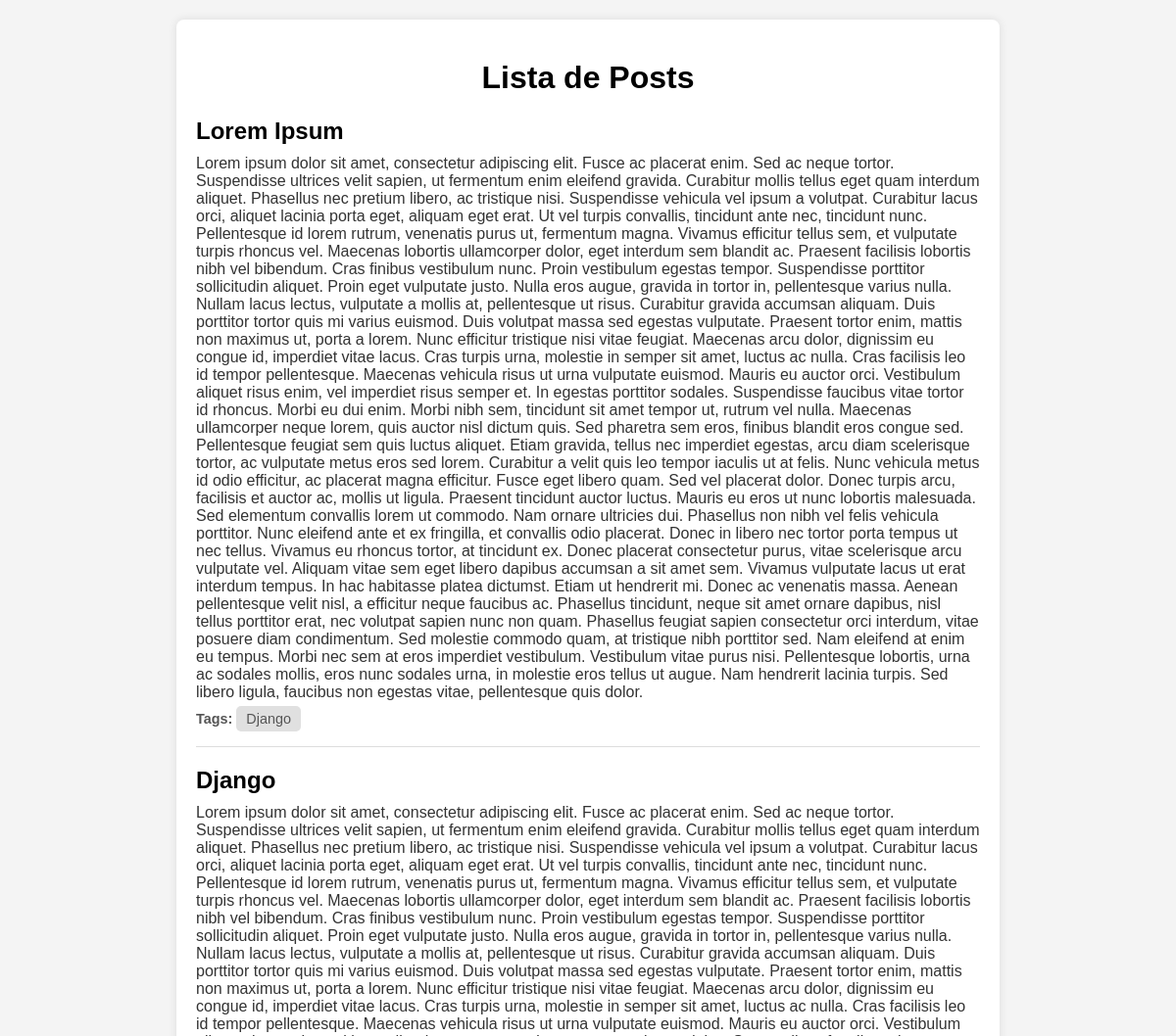
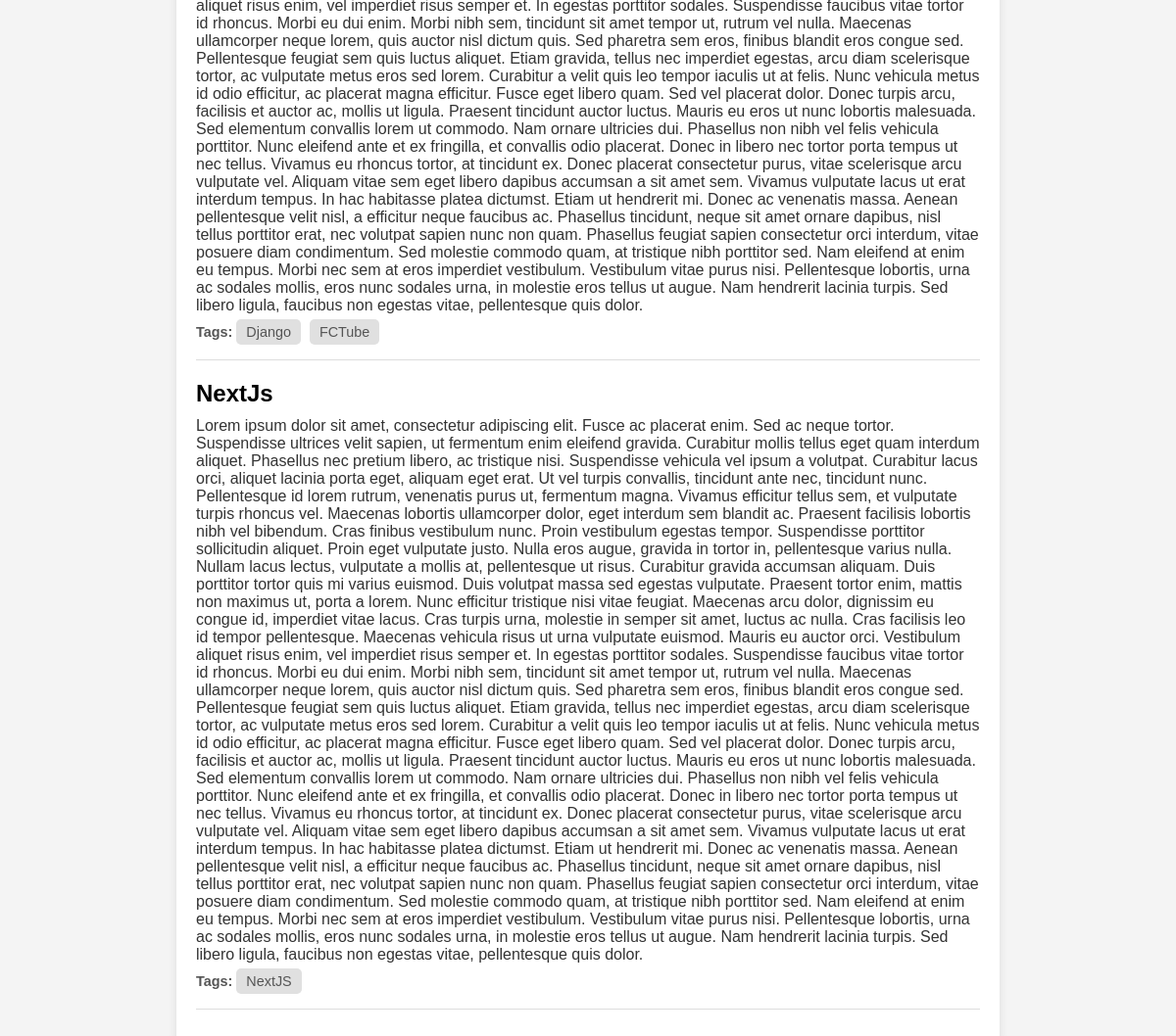
Page /blog on the committed database (2 pictures, top to bottom).
### core/models.py (models this page shows, shortened)
class Post(models.Model):
    title = models.CharField(
        max_length=100,
        verbose_name="Titulo",
        unique=True
    )
    content = models.TextField(
        verbose_name='Conteúdo'
    )
    created_ad = models.DateTimeField(
        auto_now_add=True,
        editable=False
    )
    tags = models.ManyToManyField(
        'Tag',
        verbose_name='Tags',
        related_name='posts'
    )
    class Meta:
        verbose_name = 'Post'
        verbose_name_plural = 'Posts'

class Tag(models.Model):
    name = models.CharField(
        max_length=50,
        unique=True,
        verbose_name='Nome'
    )
    class Meta:
        verbose_name = 'Tag'
        verbose_name_plural = 'Tags'

### core/views.py (the view)
# urls.py: path('blog', views.index, name='index')
def index(request):
    posts = Post.objects.prefetch_related('tags').all()
    context = {
        'posts': posts,
    }
    return render(request, 'core/index.html', context)

### core/templates/core/index.html (shortened to what this page needs)
<!DOCTYPE html>
<html lang="en">
<head>
</head>
<body>
    <div class="container">
        <h1>Lista de Posts</h1>
        <ul>
            {% for post in posts %}
                <li>
                    <h2>{{ post.title }}</h2>
                    <p>{{ post.content }}</p>
                    <div class="tags">
                        <strong>Tags:</strong>
                        {% for tag in post.tags.all %}
                            <span>{{ tag.name }}</span>
                        {% endfor %}
                    </div>
                </li>
            {% endfor %}
        </ul>
    </div>
</body>
</html>

### core/templates/core/index.html (style rules this page uses)
body { font-family: Arial, sans-serif; background-color: #f4f4f4; margin: 0; padding: 0; min-height: 100vh; display: flex; justify-content: center; align-items: center; }
.container { background-color: #fff; width: 80%; max-width: 800px; padding: 20px; box-shadow: 0 0 10px rgba(0, 0, 0, 0.1); border-radius: 8px; margin: 20px 0; }
h1 { text-align: center; }
ul { list-style-type: none; padding: 0; }
li { margin-bottom: 20px; padding-bottom: 20px; border-bottom: 1px solid #ddd; }
h2 { margin: 0; font-size: 1.5em; }
p { margin: 10px 0; color: #333; }
.tags { margin-top: 10px; font-size: 0.9em; color: #555; }
.tags span { background-color: #e0e0e0; padding: 5px 10px; margin-right: 5px; border-radius: 5px; }

### rows in the picture
Post: title "Lorem Ipsum", content "Lorem ipsum dolor sit amet, consectetur adipiscing elit. Fusce ac placerat enim. Sed ac neque tortor. Suspendisse ultrices velit sapien, ut fermentum enim eleifend gravida. Curabitur mollis tellus eget quam interdum aliquet. Phasellus nec pretium libero, ac tristique nisi. Suspendisse vehicula vel ipsum a volutpat. Curabitur lacus orci, aliquet lacinia porta eget, aliquam eget erat. Ut vel turpis convallis, tincidunt ante nec, tincidunt nunc. Pellentesque id lorem rutrum, venenatis purus ut, fermentum magna. Vivamus efficitur tellus sem, et vulputate turpis rhoncus vel. Maecenas lobortis ullamcorper dolor, eget interdum sem blandit ac. Praesent facilisis lobortis nibh vel bibendum. Cras…"
Tag: name "Django"
Post: title "Django", content "Lorem ipsum dolor sit amet, consectetur adipiscing elit. Fusce ac placerat enim. Sed ac neque tortor. Suspendisse ultrices velit sapien, ut fermentum enim eleifend gravida. Curabitur mollis tellus eget quam interdum aliquet. Phasellus nec pretium libero, ac tristique nisi. Suspendisse vehicula vel ipsum a volutpat. Curabitur lacus orci, aliquet lacinia porta eget, aliquam eget erat. Ut vel turpis convallis, tincidunt ante nec, tincidunt nunc. Pellentesque id lorem rutrum, venenatis purus ut, fermentum magna. Vivamus efficitur tellus sem, et vulputate turpis rhoncus vel. Maecenas lobortis ullamcorper dolor, eget interdum sem blandit ac. Praesent facilisis lobortis nibh vel bibendum. Cras…"
Tag: name "FCTube"
Post: title "NextJs", content "Lorem ipsum dolor sit amet, consectetur adipiscing elit. Fusce ac placerat enim. Sed ac neque tortor. Suspendisse ultrices velit sapien, ut fermentum enim eleifend gravida. Curabitur mollis tellus eget quam interdum aliquet. Phasellus nec pretium libero, ac tristique nisi. Suspendisse vehicula vel ipsum a volutpat. Curabitur lacus orci, aliquet lacinia porta eget, aliquam eget erat. Ut vel turpis convallis, tincidunt ante nec, tincidunt nunc. Pellentesque id lorem rutrum, venenatis purus ut, fermentum magna. Vivamus efficitur tellus sem, et vulputate turpis rhoncus vel. Maecenas lobortis ullamcorper dolor, eget interdum sem blandit ac. Praesent facilisis lobortis nibh vel bibendum. Cras…"
Tag: name "NextJS"
